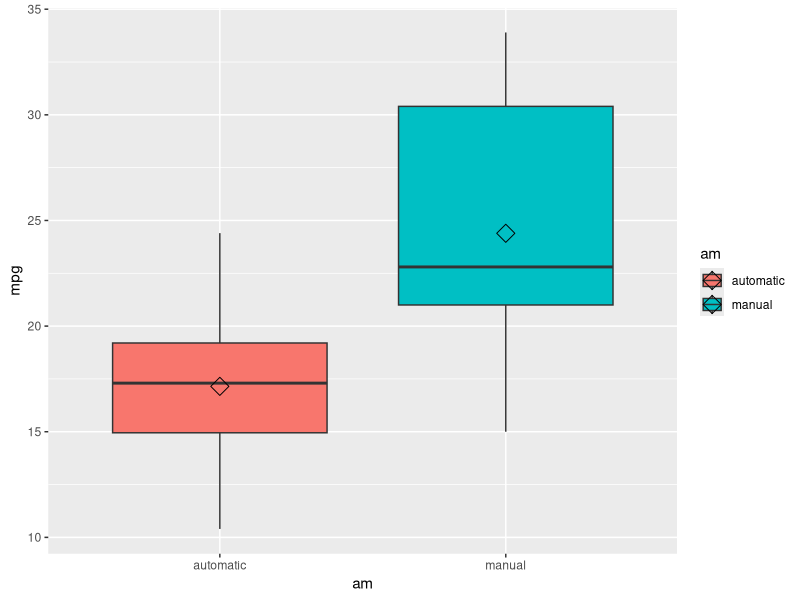
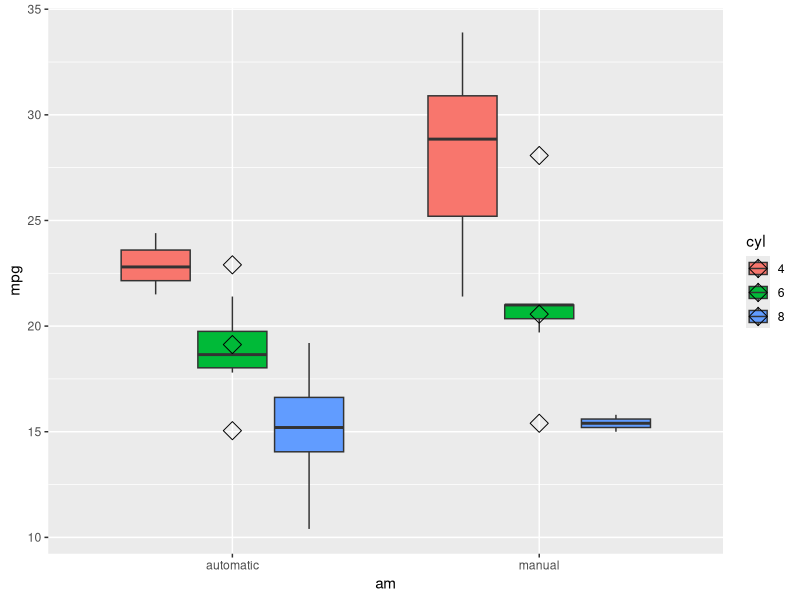
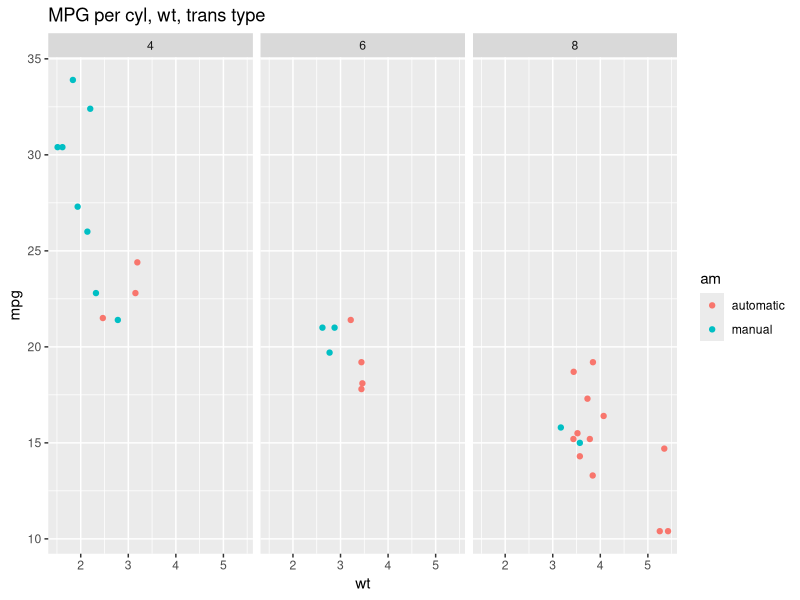
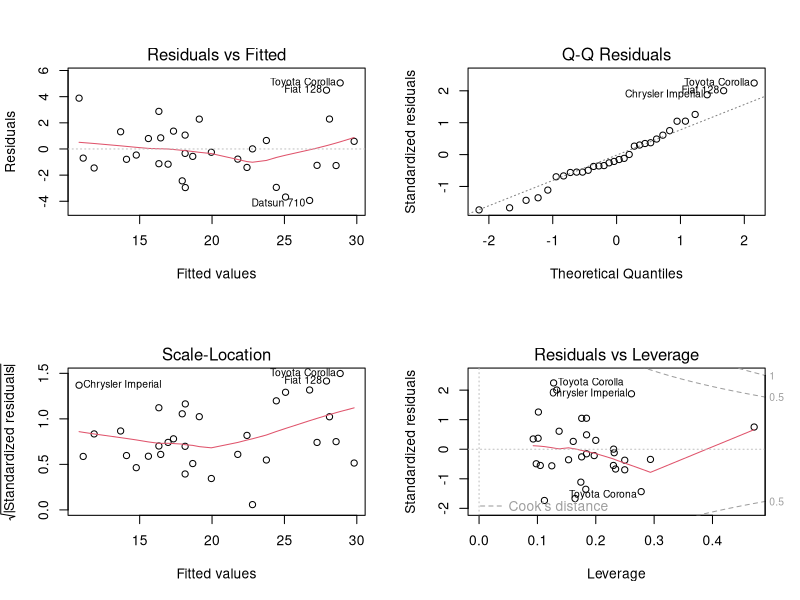

The R source for these figures, in order:
## ---- chunk 1
# This are all libraries that we are going to use
library(knitr); library(ggplot2);

data <- mtcars
# Defined factor columns
data$cyl <- factor(data$cyl)
data$am <- factor(data$am)
levels(data$am) <-c ("automatic", "manual")
data$gear <- factor(data$gear)
data$carb <- factor(data$carb)
## ---- chunk 2
# Summarized subset of the columns identified as relevant for this analysis
xt<-summary(data[,c('mpg', 'cyl','am', 'gear','carb')])
kable(xt, format="markdown")   # Output omited for brevity
## ---- chunk 3
baseline <- lm(mpg ~ cyl + wt + am, data=data) # Baseline hypotesised model
full <- lm(mpg~., data) # Linear model across all dimentions
fit <- step(full, direction="backward") # Identify the most influential confounders.
## ---- chunk 4
summary(fit)$coefficients # Our best model
## ---- chunk 5
ggplot(data=data, aes(x=am, y=mpg, fill=am), main="MPG vs Trans Type") + geom_boxplot() + stat_summary(fun.y=mean, geom="point", shape=5, size=4)
## ---- chunk 6
ggplot(data=data, aes(x=am, y=mpg, fill=cyl), main="MPG vs Trans Type") + geom_boxplot() + stat_summary(fun.y=mean, geom="point", shape=5, size=4)
## ---- chunk 7
qplot(x=wt, y=mpg, data=data, colour=am, facets=. ~ cyl, main="MPG per cyl, wt, trans type")
## ---- chunk 8
anova(baseline, fit) # Analysis of Variance: Baseline vs Best fitted models
# Adjusted R squared comparission: Baseline vs Best fitted models
c(summary(baseline)$adj.r.squared, summary(fit)$adj.r.squared)
## ---- chunk 9
par(mfrow=c(2, 2))
plot(fit)
